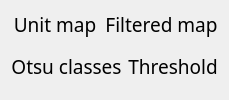
        <widget class="QWidget" name="layoutWidget">
         <layout class="QVBoxLayout" name="verticalLayout_8">
          <item>
           <layout class="QHBoxLayout" name="horizontalLayout_5">
            <item>
             <layout class="QVBoxLayout" name="verticalLayout">
              <item>
               <widget class="QLabel" name="label_CurrentStack">
                <property name="sizePolicy">
                 <sizepolicy hsizetype="MinimumExpanding" vsizetype="Preferred">
                  <horstretch>0</horstretch>
                  <verstretch>0</verstretch>
                 </sizepolicy>
                </property>
                <property name="minimumSize">
                 <size>
                  <width>80</width>
                  <height>0</height>
                 </size>
                </property>
                <property name="palette">
                 <palette>
                  <active>
                   <colorrole role="WindowText">
                    <brush brushstyle="SolidPattern">
                     <color alpha="255">
                      <red>0</red>
                      <green>0</green>
                      <blue>0</blue>
                     </color>
                    </brush>
                   </colorrole>
                   <colorrole role="Button">
                    <brush brushstyle="SolidPattern">
                     <color alpha="255">
                      <red>253</red>
                      <green>249</green>
                      <blue>248</blue>
                     </color>
                    </brush>
                   </colorrole>
                   <colorrole role="Text">
                    <brush brushstyle="SolidPattern">
                     <color alpha="255">
                      <red>0</red>
                      <green>0</green>
                      <blue>0</blue>
                     </color>
                    </brush>
                   </colorrole>
                   <colorrole role="ButtonText">
                    <brush brushstyle="SolidPattern">
                     <color alpha="255">
                      <red>0</red>
                      <green>0</green>
                      <blue>0</blue>
                     </color>
                    </brush>
                   </colorrole>
                   <colorrole role="Base">
                    <brush brushstyle="SolidPattern">
                     <color alpha="255">
                      <red>253</red>
                      <green>249</green>
                      <blue>248</blue>
                     </color>
                    </brush>
                   </colorrole>
                   <colorrole role="Window">
                    <brush brushstyle="SolidPattern">
                     <color alpha="255">
                      <red>253</red>
                      <green>249</green>
                      <blue>248</blue>
                     </color>
                    </brush>
                   </colorrole>
                  </active>
                  <inactive>
                   <colorrole role="WindowText">
                    <brush brushstyle="SolidPattern">
                     <color alpha="255">
                      <red>0</red>
                      <green>0</green>
                      <blue>0</blue>
                     </color>
                    </brush>
                   </colorrole>
                   <colorrole role="Button">
                    <brush brushstyle="SolidPattern">
                     <color alpha="255">
                      <red>253</red>
                      <green>249</green>
                      <blue>248</blue>
                     </color>
                    </brush>
                   </colorrole>
                   <colorrole role="Text">
                    <brush brushstyle="SolidPattern">
                     <color alpha="255">
                      <red>0</red>
                      <green>0</green>
                      <blue>0</blue>
                     </color>
                    </brush>
                   </colorrole>
                   <colorrole role="ButtonText">
                    <brush brushstyle="SolidPattern">
                     <color alpha="255">
                      <red>0</red>
                      <green>0</green>
                      <blue>0</blue>
                     </color>
                    </brush>
                   </colorrole>
                   <colorrole role="Base">
                    <brush brushstyle="SolidPattern">
                     <color alpha="255">
                      <red>253</red>
                      <green>249</green>
                      <blue>248</blue>
                     </color>
                    </brush>
                   </colorrole>
                   <colorrole role="Window">
                    <brush brushstyle="SolidPattern">
                     <color alpha="255">
                      <red>253</red>
                      <green>249</green>
                      <blue>248</blue>
                     </color>
                    </brush>
                   </colorrole>
                  </inactive>
                  <disabled>
                   <colorrole role="WindowText">
                    <brush brushstyle="SolidPattern">
                     <color alpha="255">
                      <red>0</red>
                      <green>0</green>
                      <blue>0</blue>
                     </color>
                    </brush>
                   </colorrole>
                   <colorrole role="Button">
                    <brush brushstyle="SolidPattern">
                     <color alpha="255">
                      <red>253</red>
                      <green>249</green>
                      <blue>248</blue>
                     </color>
                    </brush>
                   </colorrole>
                   <colorrole role="Text">
                    <brush brushstyle="SolidPattern">
                     <color alpha="255">
                      <red>0</red>
                      <green>0</green>
                      <blue>0</blue>
                     </color>
                    </brush>
                   </colorrole>
                   <colorrole role="ButtonText">
                    <brush brushstyle="SolidPattern">
                     <color alpha="255">
                      <red>0</red>
                      <green>0</green>
                      <blue>0</blue>
                     </color>
                    </brush>
                   </colorrole>
                   <colorrole role="Base">
                    <brush brushstyle="SolidPattern">
                     <color alpha="255">
                      <red>253</red>
                      <green>249</green>
                      <blue>248</blue>
                     </color>
                    </brush>
                   </colorrole>
                   <colorrole role="Window">
                    <brush brushstyle="SolidPattern">
                     <color alpha="255">
                      <red>253</red>
                      <green>249</green>
                      <blue>248</blue>
                     </color>
                    </brush>
                   </colorrole>
                  </disabled>
                 </palette>
                </property>
                <property name="font">
                 <font>
                  <family>Noto Sans Cond</family>
                  <pointsize>14</pointsize>
                  <weight>50</weight>
                  <italic>false</italic>
                  <bold>false</bold>
                 </font>
                </property>
                <property name="styleSheet">
                 <string notr="true"/>
                </property>
                <property name="lineWidth">
                 <number>1</number>
                </property>
                <property name="midLineWidth">
                 <number>0</number>
                </property>
                <property name="text">
                 <string>Unit map</string>
                </property>
                <property name="scaledContents">
                 <bool>false</bool>
                </property>
                <property name="alignment">
                 <set>Qt::AlignCenter</set>
                </property>
               </widget>
              </item>
              <item>
               <widget class="ImageView" name="KADSeries" native="true">
                <property name="sizePolicy">
                 <sizepolicy hsizetype="MinimumExpanding" vsizetype="Preferred">
                  <horstretch>0</horstretch>
                  <verstretch>0</verstretch>
                 </sizepolicy>
                </property>
               </widget>
              </item>
             </layout>
            </item>
            <item>
             <layout class="QVBoxLayout" name="verticalLayout_2">
              <item>
               <widget class="QLabel" name="label_CurrentStack_2">
                <property name="sizePolicy">
                 <sizepolicy hsizetype="MinimumExpanding" vsizetype="Preferred">
                  <horstretch>0</horstretch>
                  <verstretch>0</verstretch>
                 </sizepolicy>
                </property>
                <property name="minimumSize">
                 <size>
                  <width>80</width>
                  <height>0</height>
                 </size>
                </property>
                <property name="palette">
                 <palette>
                  <active>
                   <colorrole role="WindowText">
                    <brush brushstyle="SolidPattern">
                     <color alpha="255">
                      <red>0</red>
                      <green>0</green>
                      <blue>0</blue>
                     </color>
                    </brush>
                   </colorrole>
                   <colorrole role="Button">
                    <brush brushstyle="SolidPattern">
                     <color alpha="255">
                      <red>253</red>
                      <green>249</green>
                      <blue>248</blue>
                     </color>
                    </brush>
                   </colorrole>
                   <colorrole role="Text">
                    <brush brushstyle="SolidPattern">
                     <color alpha="255">
                      <red>0</red>
                      <green>0</green>
                      <blue>0</blue>
                     </color>
                    </brush>
                   </colorrole>
                   <colorrole role="ButtonText">
                    <brush brushstyle="SolidPattern">
                     <color alpha="255">
                      <red>0</red>
                      <green>0</green>
                      <blue>0</blue>
                     </color>
                    </brush>
                   </colorrole>
                   <colorrole role="Base">
                    <brush brushstyle="SolidPattern">
                     <color alpha="255">
                      <red>253</red>
                      <green>249</green>
                      <blue>248</blue>
                     </color>
                    </brush>
                   </colorrole>
                   <colorrole role="Window">
                    <brush brushstyle="SolidPattern">
                     <color alpha="255">
                      <red>253</red>
                      <green>249</green>
                      <blue>248</blue>
                     </color>
                    </brush>
                   </colorrole>
                  </active>
                  <inactive>
                   <colorrole role="WindowText">
                    <brush brushstyle="SolidPattern">
                     <color alpha="255">
                      <red>0</red>
                      <green>0</green>
                      <blue>0</blue>
                     </color>
                    </brush>
                   </colorrole>
                   <colorrole role="Button">
                    <brush brushstyle="SolidPattern">
                     <color alpha="255">
                      <red>253</red>
                      <green>249</green>
                      <blue>248</blue>
                     </color>
                    </brush>
                   </colorrole>
                   <colorrole role="Text">
                    <brush brushstyle="SolidPattern">
                     <color alpha="255">
                      <red>0</red>
                      <green>0</green>
                      <blue>0</blue>
                     </color>
                    </brush>
                   </colorrole>
                   <colorrole role="ButtonText">
                    <brush brushstyle="SolidPattern">
                     <color alpha="255">
                      <red>0</red>
                      <green>0</green>
                      <blue>0</blue>
                     </color>
                    </brush>
                   </colorrole>
                   <colorrole role="Base">
                    <brush brushstyle="SolidPattern">
                     <color alpha="255">
                      <red>253</red>
                      <green>249</green>
                      <blue>248</blue>
                     </color>
                    </brush>
                   </colorrole>
                   <colorrole role="Window">
                    <brush brushstyle="SolidPattern">
                     <color alpha="255">
                      <red>253</red>
                      <green>249</green>
                      <blue>248</blue>
                     </color>
                    </brush>
                   </colorrole>
                  </inactive>
                  <disabled>
                   <colorrole role="WindowText">
                    <brush brushstyle="SolidPattern">
                     <color alpha="255">
                      <red>0</red>
                      <green>0</green>
                      <blue>0</blue>
                     </color>
                    </brush>
                   </colorrole>
                   <colorrole role="Button">
                    <brush brushstyle="SolidPattern">
                     <color alpha="255">
                      <red>253</red>
                      <green>249</green>
                      <blue>248</blue>
                     </color>
                    </brush>
                   </colorrole>
                   <colorrole role="Text">
                    <brush brushstyle="SolidPattern">
                     <color alpha="255">
                      <red>0</red>
                      <green>0</green>
                      <blue>0</blue>
                     </color>
                    </brush>
                   </colorrole>
                   <colorrole role="ButtonText">
                    <brush brushstyle="SolidPattern">
                     <color alpha="255">
                      <red>0</red>
                      <green>0</green>
                      <blue>0</blue>
                     </color>
                    </brush>
                   </colorrole>
                   <colorrole role="Base">
                    <brush brushstyle="SolidPattern">
                     <color alpha="255">
                      <red>253</red>
                      <green>249</green>
                      <blue>248</blue>
                     </color>
                    </brush>
                   </colorrole>
                   <colorrole role="Window">
                    <brush brushstyle="SolidPattern">
                     <color alpha="255">
                      <red>253</red>
                      <green>249</green>
                      <blue>248</blue>
                     </color>
                    </brush>
                   </colorrole>
                  </disabled>
                 </palette>
                </property>
                <property name="font">
                 <font>
                  <family>Noto Sans Cond</family>
                  <pointsize>14</pointsize>
                  <weight>50</weight>
                  <italic>false</italic>
                  <bold>false</bold>
                 </font>
                </property>
                <property name="styleSheet">
                 <string notr="true"/>
                </property>
                <property name="lineWidth">
                 <number>1</number>
                </property>
                <property name="midLineWidth">
                 <number>0</number>
                </property>
                <property name="text">
                 <string>Filtered map</string>
                </property>
                <property name="scaledContents">
                 <bool>false</bool>
                </property>
                <property name="alignment">
                 <set>Qt::AlignCenter</set>
                </property>
               </widget>
              </item>
              <item>
               <widget class="ImageView" name="FiltKADSeries" native="true">
                <property name="sizePolicy">
                 <sizepolicy hsizetype="MinimumExpanding" vsizetype="Preferred">
                  <horstretch>0</horstretch>
                  <verstretch>0</verstretch>
                 </sizepolicy>
                </property>
               </widget>
              </item>
             </layout>
            </item>
           </layout>
          </item>
          <item>
           <layout class="QHBoxLayout" name="horizontalLayout_9">
            <item>
             <layout class="QVBoxLayout" name="verticalLayout_5">
              <item>
               <widget class="QLabel" name="Otsu1_label">
                <property name="sizePolicy">
                 <sizepolicy hsizetype="MinimumExpanding" vsizetype="Preferred">
                  <horstretch>0</horstretch>
                  <verstretch>0</verstretch>
                 </sizepolicy>
                </property>
                <property name="minimumSize">
                 <size>
                  <width>80</width>
                  <height>0</height>
                 </size>
                </property>
                <property name="palette">
                 <palette>
                  <active>
                   <colorrole role="WindowText">
                    <brush brushstyle="SolidPattern">
                     <color alpha="255">
                      <red>0</red>
                      <green>0</green>
                      <blue>0</blue>
                     </color>
                    </brush>
                   </colorrole>
                   <colorrole role="Button">
                    <brush brushstyle="SolidPattern">
                     <color alpha="255">
                      <red>253</red>
                      <green>249</green>
                      <blue>248</blue>
                     </color>
                    </brush>
                   </colorrole>
                   <colorrole role="Text">
                    <brush brushstyle="SolidPattern">
                     <color alpha="255">
                      <red>0</red>
                      <green>0</green>
                      <blue>0</blue>
                     </color>
                    </brush>
                   </colorrole>
                   <colorrole role="ButtonText">
                    <brush brushstyle="SolidPattern">
                     <color alpha="255">
                      <red>0</red>
                      <green>0</green>
                      <blue>0</blue>
                     </color>
                    </brush>
                   </colorrole>
                   <colorrole role="Base">
                    <brush brushstyle="SolidPattern">
                     <color alpha="255">
                      <red>253</red>
                      <green>249</green>
                      <blue>248</blue>
                     </color>
                    </brush>
                   </colorrole>
                   <colorrole role="Window">
                    <brush brushstyle="SolidPattern">
                     <color alpha="255">
                      <red>253</red>
                      <green>249</green>
                      <blue>248</blue>
                     </color>
                    </brush>
                   </colorrole>
                  </active>
                  <inactive>
                   <colorrole role="WindowText">
                    <brush brushstyle="SolidPattern">
                     <color alpha="255">
                      <red>0</red>
                      <green>0</green>
                      <blue>0</blue>
                     </color>
                    </brush>
                   </colorrole>
                   <colorrole role="Button">
                    <brush brushstyle="SolidPattern">
                     <color alpha="255">
                      <red>253</red>
                      <green>249</green>
                      <blue>248</blue>
                     </color>
                    </brush>
                   </colorrole>
                   <colorrole role="Text">
                    <brush brushstyle="SolidPattern">
                     <color alpha="255">
                      <red>0</red>
                      <green>0</green>
                      <blue>0</blue>
                     </color>
                    </brush>
                   </colorrole>
                   <colorrole role="ButtonText">
                    <brush brushstyle="SolidPattern">
                     <color alpha="255">
                      <red>0</red>
                      <green>0</green>
                      <blue>0</blue>
                     </color>
                    </brush>
                   </colorrole>
                   <colorrole role="Base">
                    <brush brushstyle="SolidPattern">
                     <color alpha="255">
                      <red>253</red>
                      <green>249</green>
                      <blue>248</blue>
                     </color>
                    </brush>
                   </colorrole>
                   <colorrole role="Window">
                    <brush brushstyle="SolidPattern">
                     <color alpha="255">
                      <red>253</red>
                      <green>249</green>
                      <blue>248</blue>
                     </color>
                    </brush>
                   </colorrole>
                  </inactive>
                  <disabled>
                   <colorrole role="WindowText">
                    <brush brushstyle="SolidPattern">
                     <color alpha="255">
                      <red>0</red>
                      <green>0</green>
                      <blue>0</blue>
                     </color>
                    </brush>
                   </colorrole>
                   <colorrole role="Button">
                    <brush brushstyle="SolidPattern">
                     <color alpha="255">
                      <red>253</red>
                      <green>249</green>
                      <blue>248</blue>
                     </color>
                    </brush>
                   </colorrole>
                   <colorrole role="Text">
                    <brush brushstyle="SolidPattern">
                     <color alpha="255">
                      <red>0</red>
                      <green>0</green>
                      <blue>0</blue>
                     </color>
                    </brush>
                   </colorrole>
                   <colorrole role="ButtonText">
                    <brush brushstyle="SolidPattern">
                     <color alpha="255">
                      <red>0</red>
                      <green>0</green>
                      <blue>0</blue>
                     </color>
                    </brush>
                   </colorrole>
                   <colorrole role="Base">
                    <brush brushstyle="SolidPattern">
                     <color alpha="255">
                      <red>253</red>
                      <green>249</green>
                      <blue>248</blue>
                     </color>
                    </brush>
                   </colorrole>
                   <colorrole role="Window">
                    <brush brushstyle="SolidPattern">
                     <color alpha="255">
                      <red>253</red>
                      <green>249</green>
                      <blue>248</blue>
                     </color>
                    </brush>
                   </colorrole>
                  </disabled>
                 </palette>
                </property>
                <property name="font">
                 <font>
                  <family>Noto Sans Cond</family>
                  <pointsize>14</pointsize>
                  <weight>50</weight>
                  <italic>false</italic>
                  <bold>false</bold>
                 </font>
                </property>
                <property name="styleSheet">
                 <string notr="true"/>
                </property>
                <property name="lineWidth">
                 <number>1</number>
                </property>
                <property name="midLineWidth">
                 <number>0</number>
                </property>
                <property name="text">
                 <string>Otsu classes</string>
                </property>
                <property name="scaledContents">
                 <bool>false</bool>
                </property>
                <property name="alignment">
                 <set>Qt::AlignCenter</set>
                </property>
               </widget>
              </item>
              <item>
               <widget class="ImageView" name="Otsu1Series" native="true">
                <property name="sizePolicy">
                 <sizepolicy hsizetype="MinimumExpanding" vsizetype="Preferred">
                  <horstretch>0</horstretch>
                  <verstretch>0</verstretch>
                 </sizepolicy>
                </property>
               </widget>
              </item>
             </layout>
            </item>
            <item>
             <layout class="QVBoxLayout" name="verticalLayout_6">
              <item>
               <widget class="QLabel" name="label_CurrentStack_4">
                <property name="sizePolicy">
                 <sizepolicy hsizetype="MinimumExpanding" vsizetype="Preferred">
                  <horstretch>0</horstretch>
                  <verstretch>0</verstretch>
                 </sizepolicy>
                </property>
                <property name="minimumSize">
                 <size>
                  <width>80</width>
                  <height>0</height>
                 </size>
                </property>
                <property name="palette">
                 <palette>
                  <active>
                   <colorrole role="WindowText">
                    <brush brushstyle="SolidPattern">
                     <color alpha="255">
                      <red>0</red>
                      <green>0</green>
                      <blue>0</blue>
                     </color>
                    </brush>
                   </colorrole>
                   <colorrole role="Button">
                    <brush brushstyle="SolidPattern">
                     <color alpha="255">
                      <red>253</red>
                      <green>249</green>
                      <blue>248</blue>
                     </color>
                    </brush>
                   </colorrole>
                   <colorrole role="Text">
                    <brush brushstyle="SolidPattern">
                     <color alpha="255">
                      <red>0</red>
                      <green>0</green>
                      <blue>0</blue>
                     </color>
                    </brush>
                   </colorrole>
                   <colorrole role="ButtonText">
                    <brush brushstyle="SolidPattern">
                     <color alpha="255">
                      <red>0</red>
                      <green>0</green>
                      <blue>0</blue>
                     </color>
                    </brush>
                   </colorrole>
                   <colorrole role="Base">
                    <brush brushstyle="SolidPattern">
                     <color alpha="255">
                      <red>253</red>
                      <green>249</green>
                      <blue>248</blue>
                     </color>
                    </brush>
                   </colorrole>
                   <colorrole role="Window">
                    <brush brushstyle="SolidPattern">
                     <color alpha="255">
                      <red>253</red>
                      <green>249</green>
                      <blue>248</blue>
                     </color>
                    </brush>
                   </colorrole>
                  </active>
                  <inactive>
                   <colorrole role="WindowText">
                    <brush brushstyle="SolidPattern">
                     <color alpha="255">
                      <red>0</red>
                      <green>0</green>
                      <blue>0</blue>
                     </color>
                    </brush>
                   </colorrole>
                   <colorrole role="Button">
                    <brush brushstyle="SolidPattern">
                     <color alpha="255">
                      <red>253</red>
                      <green>249</green>
                      <blue>248</blue>
                     </color>
                    </brush>
                   </colorrole>
                   <colorrole role="Text">
                    <brush brushstyle="SolidPattern">
                     <color alpha="255">
                      <red>0</red>
                      <green>0</green>
                      <blue>0</blue>
                     </color>
                    </brush>
                   </colorrole>
                   <colorrole role="ButtonText">
                    <brush brushstyle="SolidPattern">
                     <color alpha="255">
                      <red>0</red>
                      <green>0</green>
                      <blue>0</blue>
                     </color>
                    </brush>
                   </colorrole>
                   <colorrole role="Base">
                    <brush brushstyle="SolidPattern">
                     <color alpha="255">
                      <red>253</red>
                      <green>249</green>
                      <blue>248</blue>
                     </color>
                    </brush>
                   </colorrole>
                   <colorrole role="Window">
                    <brush brushstyle="SolidPattern">
                     <color alpha="255">
                      <red>253</red>
                      <green>249</green>
                      <blue>248</blue>
                     </color>
                    </brush>
                   </colorrole>
                  </inactive>
                  <disabled>
                   <colorrole role="WindowText">
                    <brush brushstyle="SolidPattern">
                     <color alpha="255">
                      <red>0</red>
                      <green>0</green>
                      <blue>0</blue>
                     </color>
                    </brush>
                   </colorrole>
                   <colorrole role="Button">
                    <brush brushstyle="SolidPattern">
                     <color alpha="255">
                      <red>253</red>
                      <green>249</green>
                      <blue>248</blue>
                     </color>
                    </brush>
                   </colorrole>
                   <colorrole role="Text">
                    <brush brushstyle="SolidPattern">
                     <color alpha="255">
                      <red>0</red>
                      <green>0</green>
                      <blue>0</blue>
                     </color>
                    </brush>
                   </colorrole>
                   <colorrole role="ButtonText">
                    <brush brushstyle="SolidPattern">
                     <color alpha="255">
                      <red>0</red>
                      <green>0</green>
                      <blue>0</blue>
                     </color>
                    </brush>
                   </colorrole>
                   <colorrole role="Base">
                    <brush brushstyle="SolidPattern">
                     <color alpha="255">
                      <red>253</red>
                      <green>249</green>
                      <blue>248</blue>
                     </color>
                    </brush>
                   </colorrole>
                   <colorrole role="Window">
                    <brush brushstyle="SolidPattern">
                     <color alpha="255">
                      <red>253</red>
                      <green>249</green>
                      <blue>248</blue>
                     </color>
                    </brush>
                   </colorrole>
                  </disabled>
                 </palette>
                </property>
                <property name="font">
                 <font>
                  <family>Noto Sans Cond</family>
                  <pointsize>14</pointsize>
                  <weight>50</weight>
                  <italic>false</italic>
                  <bold>false</bold>
                 </font>
                </property>
                <property name="styleSheet">
                 <string notr="true"/>
                </property>
                <property name="lineWidth">
                 <number>1</number>
                </property>
                <property name="midLineWidth">
                 <number>0</number>
                </property>
                <property name="text">
                 <string>Threshold</string>
                </property>
                <property name="scaledContents">
                 <bool>false</bool>
                </property>
                <property name="alignment">
                 <set>Qt::AlignCenter</set>
                </property>
               </widget>
              </item>
              <item>
               <widget class="ImageView" name="Binary1Series" native="true">
                <property name="sizePolicy">
                 <sizepolicy hsizetype="MinimumExpanding" vsizetype="Preferred">
                  <horstretch>0</horstretch>
                  <verstretch>0</verstretch>
                 </sizepolicy>
                </property>
               </widget>
              </item>
             </layout>
            </item>
           </layout>
          </item>
         </layout>
        </widget>
